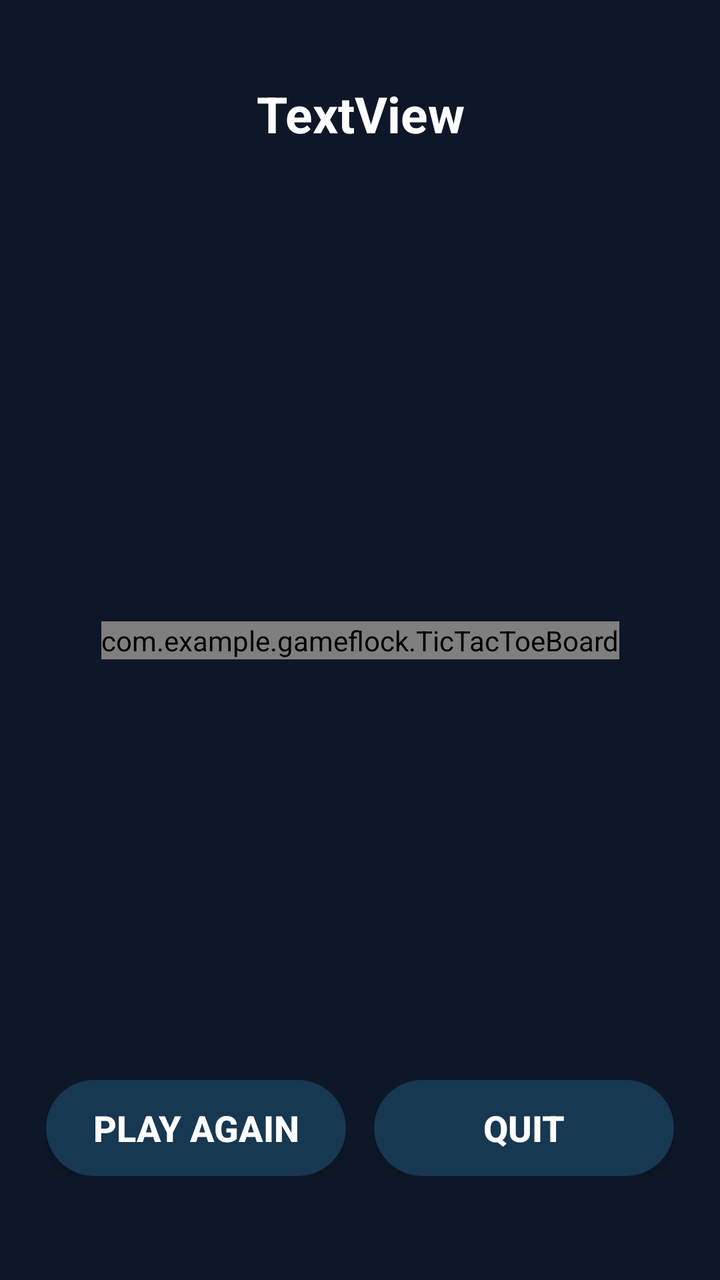
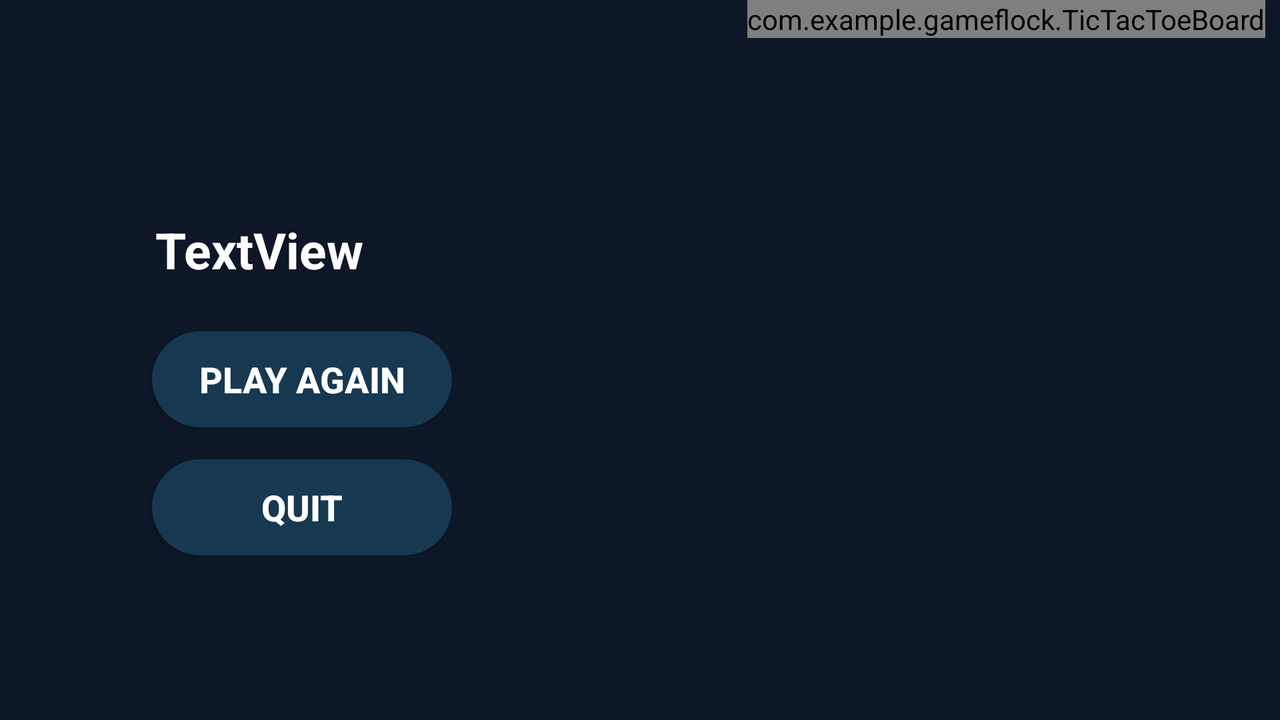

One screen, two layout resources from the same app: the default and the author's alternative for another configuration. Each is rendered where Android would select it; the XML of both is given below.
<!-- AndroidManifest.xml: application theme Theme.AppCompat.Light.NoActionBar.Fullscreen -->
<!-- res/layout/activity_tic_game_display.xml -->
<?xml version="1.0" encoding="utf-8"?>
<androidx.constraintlayout.widget.ConstraintLayout xmlns:android="http://schemas.android.com/apk/res/android"
    xmlns:app="http://schemas.android.com/apk/res-auto"
    xmlns:tools="http://schemas.android.com/tools"
    xmlns:custom="http://schemas.android.com/apk/res-auto"
    android:layout_width="match_parent"
    android:layout_height="match_parent"
    android:background="@color/_0e1727"
    tools:context=".TicGameDisplay">

    <TextView
        android:id="@+id/playerTurn"
        android:layout_width="wrap_content"
        android:layout_height="wrap_content"
        android:layout_marginTop="40dp"
        android:text="TextView"
        android:textSize="25sp"
        android:textColor="@color/white"
        android:textStyle="bold"
        app:layout_constraintEnd_toEndOf="parent"
        app:layout_constraintHorizontal_bias="0.501"
        app:layout_constraintStart_toStartOf="parent"
        app:layout_constraintTop_toTopOf="parent" />

    <androidx.constraintlayout.widget.ConstraintLayout
        android:id="@+id/constraintLayout"
        android:layout_width="wrap_content"
        android:layout_height="wrap_content"
        android:layout_marginBottom="52dp"
        app:layout_constraintBottom_toBottomOf="parent"
        app:layout_constraintEnd_toEndOf="parent"
        app:layout_constraintHorizontal_bias="0.497"
        app:layout_constraintStart_toStartOf="parent">

        <Button
            android:id="@+id/playAgainBtn"
            android:layout_width="150dp"
            android:layout_height="wrap_content"
            android:background="@drawable/button"
            android:onClick="RestartGame"
            android:text="@string/play_again"
            android:textColor="@color/white"
            android:textSize="18sp"
            android:textStyle="bold"
            app:layout_constraintBottom_toBottomOf="parent"
            app:layout_constraintStart_toStartOf="parent"
            app:layout_constraintTop_toTopOf="parent" />

        <Button
            android:id="@+id/homeBtn"
            android:layout_width="150dp"
            android:layout_height="wrap_content"
            android:layout_marginStart="14dp"
            android:background="@drawable/button"
            android:onClick="homeButtonClick"
            android:text="@string/quit"
            android:textColor="@color/white"
            android:textSize="18sp"
            android:textStyle="bold"
            app:layout_constraintBottom_toBottomOf="parent"
            app:layout_constraintEnd_toEndOf="parent"
            app:layout_constraintStart_toEndOf="@+id/playAgainBtn"
            app:layout_constraintTop_toTopOf="parent" />
    </androidx.constraintlayout.widget.ConstraintLayout>

    <com.example.gameflock.TicTacToeBoard
        android:id="@+id/ticTacToeBoard"
        android:layout_width="wrap_content"
        android:layout_height="wrap_content"
        app:layout_constraintBottom_toBottomOf="parent"
        app:layout_constraintEnd_toEndOf="parent"
        app:layout_constraintStart_toStartOf="parent"
        app:layout_constraintTop_toTopOf="parent"
        custom:boardColor="@color/blue_shade"
        custom:xColor="@color/red"
        custom:oColor="@color/lightBlue"
        custom:winningLineColor="#00FF0A"/>
</androidx.constraintlayout.widget.ConstraintLayout>
<!-- resources referenced by this layout -->
<resources>
  <color name="_0e1727">#0e1727</color>
  <color name="blue_shade">#173851</color>
  <color name="lightBlue">#2196F3</color>
  <color name="red">#FF0000</color>
  <color name="white">#FFFFFFFF</color>
  <!-- drawable button (drawable) -->
  <?xml version="1.0" encoding="utf-8"?>
  <shape xmlns:android="http://schemas.android.com/apk/res/android"
      android:shape="rectangle">
  
      <solid
          android:color="@color/blue_shade" />
      <corners
          android:radius="100dp"/>
  </shape>
  <string name="play_again">Play Again</string>
  <string name="quit">Quit</string>
  <style name="Theme.AppCompat.Light.NoActionBar.Fullscreen" parent="@style/Theme.AppCompat.Light.NoActionBar">
          <item name="android:windowNoTitle">true</item>
          <item name="android:windowActionBar">false</item>
          <item name="android:windowFullscreen">true</item>
          <item name="android:windowContentOverlay">@null</item>
  
          <item name="colorPrimary">@color/lavender</item>
          <item name="colorPrimaryVariant">@color/lavender</item>
          <item name="colorOnPrimary">@color/white</item>
          
          <item name="colorSecondary">@color/blue_shade</item>
          <item name="colorSecondaryVariant">@color/blue_shade</item>
          <item name="colorOnSecondary">@color/black</item>
          
          <item name="android:statusBarColor">?attr/colorPrimaryVariant</item>
          
          <item name="android:windowBackground">@color/_0e1727</item>
  
      </style>
  <color name="lavender">#0e1727</color>
  <color name="black">#FF000000</color>
</resources>
<!-- res/layout-land/activity_tic_game_display.xml (the author's variant of the layout above) -->
<!-- drawn on the phone turned sideways -->
<?xml version="1.0" encoding="utf-8"?>
<androidx.constraintlayout.widget.ConstraintLayout xmlns:android="http://schemas.android.com/apk/res/android"
    xmlns:app="http://schemas.android.com/apk/res-auto"
    xmlns:custom="http://schemas.android.com/apk/res-auto"
    xmlns:tools="http://schemas.android.com/tools"
    android:layout_width="match_parent"
    android:layout_height="match_parent"
    android:background="@color/_0e1727"
    tools:context=".TicGameDisplay">

    <TextView
        android:id="@+id/playerTurn"
        android:layout_width="wrap_content"
        android:layout_height="wrap_content"
        android:layout_marginTop="108dp"
        android:text="TextView"
        android:textColor="@color/white"
        android:textSize="25sp"
        android:textStyle="bold"
        app:layout_constraintEnd_toEndOf="parent"
        app:layout_constraintHorizontal_bias="0.145"
        app:layout_constraintStart_toStartOf="parent"
        app:layout_constraintTop_toTopOf="parent" />

    <androidx.constraintlayout.widget.ConstraintLayout
        android:id="@+id/constraintLayout"
        android:layout_width="wrap_content"
        android:layout_height="wrap_content"
        android:layout_marginBottom="52dp"
        app:layout_constraintBottom_toBottomOf="parent"
        app:layout_constraintEnd_toEndOf="parent"
        app:layout_constraintHorizontal_bias="0.497"
        app:layout_constraintStart_toStartOf="parent">

    </androidx.constraintlayout.widget.ConstraintLayout>

    <com.example.gameflock.TicTacToeBoard
        android:id="@+id/ticTacToeBoard"
        android:layout_width="wrap_content"
        android:layout_height="wrap_content"
        app:layout_constraintBottom_toBottomOf="parent"
        app:layout_constraintEnd_toEndOf="parent"
        app:layout_constraintHorizontal_bias="0.981"
        app:layout_constraintStart_toStartOf="parent"
        app:layout_constraintTop_toTopOf="parent"
        app:layout_constraintVertical_bias="0.0"
        custom:boardColor="@color/blue_shade"
        custom:oColor="@color/lightBlue"
        custom:winningLineColor="#00FF0A"
        custom:xColor="@color/red" />

    <Button
        android:id="@+id/homeBtn"
        android:layout_width="150dp"
        android:layout_height="wrap_content"
        android:layout_marginStart="76dp"
        android:layout_marginTop="16dp"
        android:background="@drawable/button"
        android:onClick="homeButtonClick"
        android:text="@string/quit"
        android:textColor="@color/white"
        android:textSize="18sp"
        android:textStyle="bold"
        app:layout_constraintStart_toStartOf="parent"
        app:layout_constraintTop_toBottomOf="@+id/playAgainBtn" />

    <Button
        android:id="@+id/playAgainBtn"
        android:layout_width="150dp"
        android:layout_height="wrap_content"
        android:layout_marginStart="76dp"
        android:layout_marginTop="24dp"
        android:background="@drawable/button"
        android:onClick="RestartGame"
        android:text="@string/play_again"
        android:textColor="@color/white"
        android:textSize="18sp"
        android:textStyle="bold"
        app:layout_constraintStart_toStartOf="parent"
        app:layout_constraintTop_toBottomOf="@+id/playerTurn" />
</androidx.constraintlayout.widget.ConstraintLayout>
